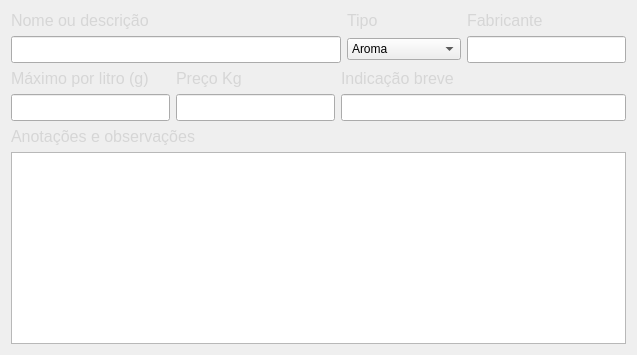
                <widget class="QWidget" name="adjunto_aba">
                 <attribute name="title">
                  <string>Adjunto</string>
                 </attribute>
                 <layout class="QGridLayout" name="gridLayout_3">
                  <item row="0" column="0" colspan="3">
                   <widget class="QLabel" name="label_34">
                    <property name="text">
                     <string>&lt;html&gt;&lt;head/&gt;&lt;body&gt;&lt;p&gt;&lt;span style=&quot; font-size:12pt; color:#d6d6d6;&quot;&gt;Nome ou descrição&lt;/span&gt;&lt;/p&gt;&lt;/body&gt;&lt;/html&gt;</string>
                    </property>
                   </widget>
                  </item>
                  <item row="0" column="3">
                   <widget class="QLabel" name="label_36">
                    <property name="text">
                     <string>&lt;html&gt;&lt;head/&gt;&lt;body&gt;&lt;p&gt;&lt;span style=&quot; font-size:12pt; color:#d6d6d6;&quot;&gt;Tipo&lt;/span&gt;&lt;/p&gt;&lt;/body&gt;&lt;/html&gt;</string>
                    </property>
                   </widget>
                  </item>
                  <item row="0" column="4">
                   <widget class="QLabel" name="label_35">
                    <property name="text">
                     <string>&lt;html&gt;&lt;head/&gt;&lt;body&gt;&lt;p&gt;&lt;span style=&quot; font-size:12pt; color:#d6d6d6;&quot;&gt;Fabricante&lt;/span&gt;&lt;/p&gt;&lt;/body&gt;&lt;/html&gt;</string>
                    </property>
                   </widget>
                  </item>
                  <item row="1" column="0" colspan="3">
                   <widget class="QLineEdit" name="descricao_adjunto_tbx">
                    <property name="font">
                     <font>
                      <pointsize>12</pointsize>
                      <bold>true</bold>
                     </font>
                    </property>
                    <property name="placeholderText">
                     <string/>
                    </property>
                   </widget>
                  </item>
                  <item row="1" column="3">
                   <widget class="QComboBox" name="tipo_adjunto_cb">
                    <property name="minimumSize">
                     <size>
                      <width>100</width>
                      <height>0</height>
                     </size>
                    </property>
                    <property name="placeholderText">
                     <string/>
                    </property>
                    <item>
                     <property name="text">
                      <string>Aroma</string>
                     </property>
                    </item>
                    <item>
                     <property name="text">
                      <string>Bebida alcólica</string>
                     </property>
                    </item>
                    <item>
                     <property name="text">
                      <string>Dulçor</string>
                     </property>
                    </item>
                    <item>
                     <property name="text">
                      <string>Chá</string>
                     </property>
                    </item>
                    <item>
                     <property name="text">
                      <string>Infusão</string>
                     </property>
                    </item>
                    <item>
                     <property name="text">
                      <string>Suco</string>
                     </property>
                    </item>
                   </widget>
                  </item>
                  <item row="1" column="4">
                   <widget class="QLineEdit" name="fabricante_adjunto_tbx">
                    <property name="font">
                     <font>
                      <pointsize>12</pointsize>
                      <bold>true</bold>
                     </font>
                    </property>
                    <property name="placeholderText">
                     <string/>
                    </property>
                   </widget>
                  </item>
                  <item row="2" column="0">
                   <widget class="QLabel" name="label_37">
                    <property name="text">
                     <string>&lt;html&gt;&lt;head/&gt;&lt;body&gt;&lt;p&gt;&lt;span style=&quot; font-size:12pt; color:#d6d6d6;&quot;&gt;Máximo por litro (g)&lt;/span&gt;&lt;/p&gt;&lt;/body&gt;&lt;/html&gt;</string>
                    </property>
                   </widget>
                  </item>
                  <item row="2" column="1">
                   <widget class="QLabel" name="label_33">
                    <property name="text">
                     <string>&lt;html&gt;&lt;head/&gt;&lt;body&gt;&lt;p&gt;&lt;span style=&quot; font-size:12pt; color:#d6d6d6;&quot;&gt;Preço Kg&lt;/span&gt;&lt;/p&gt;&lt;/body&gt;&lt;/html&gt;</string>
                    </property>
                   </widget>
                  </item>
                  <item row="2" column="2" colspan="2">
                   <widget class="QLabel" name="label_38">
                    <property name="text">
                     <string>&lt;html&gt;&lt;head/&gt;&lt;body&gt;&lt;p&gt;&lt;span style=&quot; font-size:12pt; color:#d6d6d6;&quot;&gt;Indicação breve&lt;/span&gt;&lt;/p&gt;&lt;/body&gt;&lt;/html&gt;</string>
                    </property>
                   </widget>
                  </item>
                  <item row="3" column="0">
                   <widget class="QLineEdit" name="maximo_por_litro_adjunto_tbx">
                    <property name="font">
                     <font>
                      <pointsize>12</pointsize>
                      <bold>true</bold>
                     </font>
                    </property>
                    <property name="placeholderText">
                     <string/>
                    </property>
                   </widget>
                  </item>
                  <item row="3" column="1">
                   <widget class="QLineEdit" name="preco_adjunto_tbx">
                    <property name="font">
                     <font>
                      <pointsize>12</pointsize>
                      <bold>true</bold>
                     </font>
                    </property>
                    <property name="placeholderText">
                     <string/>
                    </property>
                   </widget>
                  </item>
                  <item row="3" column="2" colspan="3">
                   <widget class="QLineEdit" name="indicacao_breve_adjunto_tbx">
                    <property name="font">
                     <font>
                      <pointsize>12</pointsize>
                      <bold>true</bold>
                     </font>
                    </property>
                    <property name="placeholderText">
                     <string/>
                    </property>
                   </widget>
                  </item>
                  <item row="4" column="0" colspan="2">
                   <widget class="QLabel" name="label_32">
                    <property name="text">
                     <string>&lt;html&gt;&lt;head/&gt;&lt;body&gt;&lt;p&gt;&lt;span style=&quot; font-size:12pt; color:#d6d6d6;&quot;&gt;Anotações e observações&lt;/span&gt;&lt;/p&gt;&lt;/body&gt;&lt;/html&gt;</string>
                    </property>
                   </widget>
                  </item>
                  <item row="5" column="0" colspan="5">
                   <widget class="QTextEdit" name="observacoes_adjunto_tbx">
                    <property name="placeholderText">
                     <string/>
                    </property>
                   </widget>
                  </item>
                 </layout>
                </widget>
